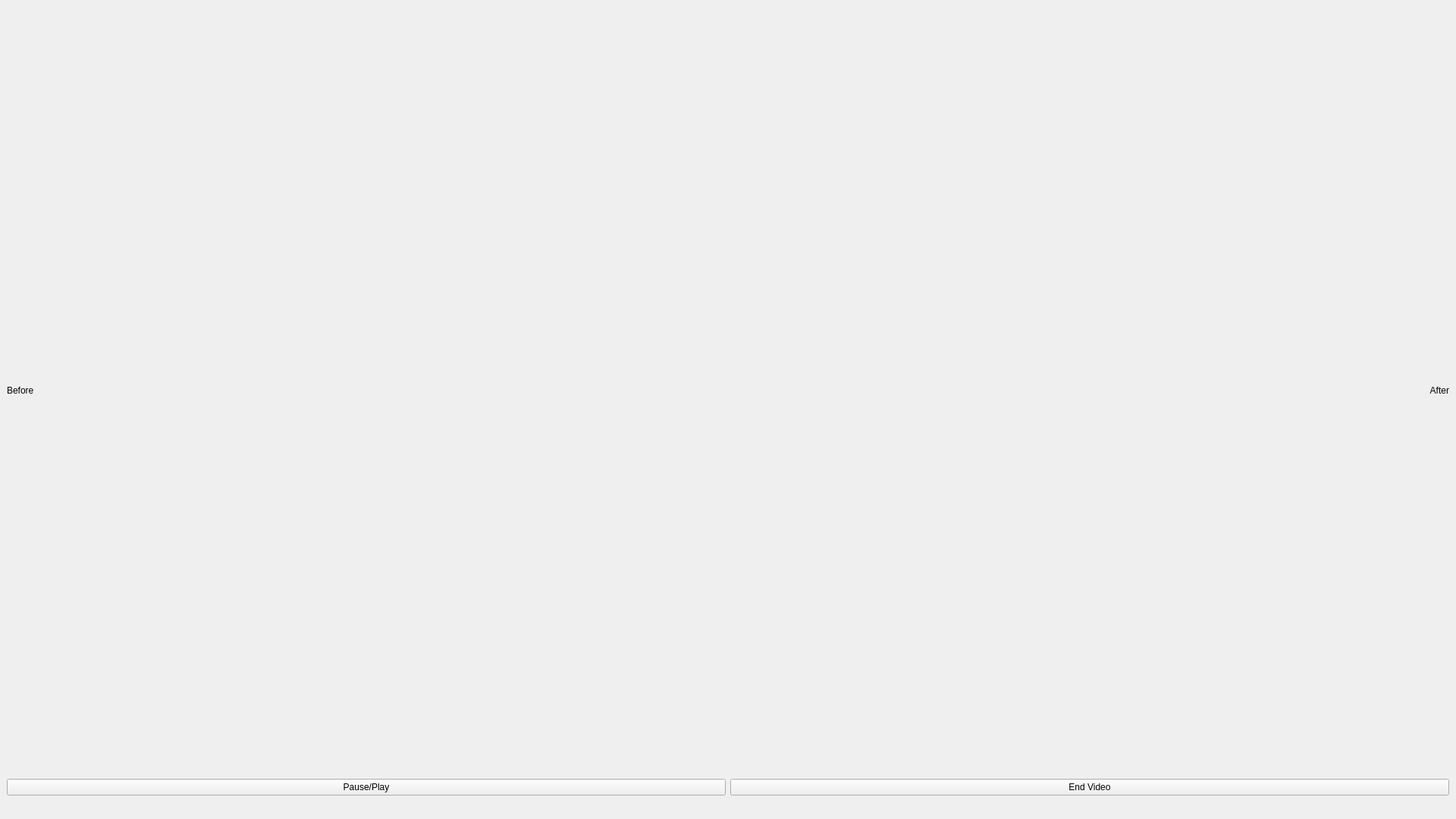
<?xml version="1.0" encoding="UTF-8"?>
<ui version="4.0">
 <class>MainWindow</class>
 <widget class="QMainWindow" name="MainWindow">
	<property name="windowFlags">
		<set>Qt::FramelessWindowHint</set>
	</property>
  <property name="geometry">
   <rect>
    <x>0</x>
    <y>0</y>
    <width>1920</width>
    <height>1080</height>
   </rect>
  </property>
  <property name="sizePolicy">
   <sizepolicy hsizetype="MinimumExpanding" vsizetype="MinimumExpanding">
    <horstretch>1</horstretch>
    <verstretch>1</verstretch>
   </sizepolicy>
  </property>
  <property name="minimumSize">
   <size>
    <width>640</width>
    <height>480</height>
   </size>
  </property>
  <property name="maximumSize">
   <size>
    <width>1920</width>
    <height>1080</height>
   </size>
  </property>
  <property name="windowTitle">
   <string>Video Tanmission for Retinaface on ARM</string>
  </property>
  <property name="dockOptions">
   <set>QMainWindow::AllowTabbedDocks|QMainWindow::AnimatedDocks|QMainWindow::ForceTabbedDocks</set>
  </property>
  <widget class="QWidget" name="centralwidget">
   <property name="sizePolicy">
    <sizepolicy hsizetype="MinimumExpanding" vsizetype="MinimumExpanding">
     <horstretch>1</horstretch>
     <verstretch>1</verstretch>
    </sizepolicy>
   </property>
   <property name="minimumSize">
    <size>
     <width>640</width>
     <height>480</height>
    </size>
   </property>
   <property name="maximumSize">
    <size>
     <width>1920</width>
     <height>1080</height>
    </size>
   </property>
   <layout class="QVBoxLayout" name="verticalLayout" stretch="90,1">
    <item>
     <layout class="QHBoxLayout" name="horizontalLayout_2">
      <item>
       <widget class="QLabel" name="label1">
        <property name="minimumSize">
         <size>
          <width>640</width>
          <height>480</height>
         </size>
        </property>
        <property name="maximumSize">
         <size>
          <width>960</width>
          <height>972</height>
         </size>
        </property>
        <property name="text">
         <string>Before</string>
        </property>
       </widget>
      </item>
      <item>
       <widget class="QLabel" name="label2">
        <property name="minimumSize">
         <size>
          <width>640</width>
          <height>480</height>
         </size>
        </property>
        <property name="maximumSize">
         <size>
          <width>960</width>
          <height>972</height>
         </size>
        </property>
        <property name="text">
         <string>After</string>
        </property>
        <property name="alignment">
         <set>Qt::AlignRight|Qt::AlignTrailing|Qt::AlignVCenter</set>
        </property>
       </widget>
      </item>
     </layout>
    </item>
    <item>
     <layout class="QHBoxLayout" name="horizontalLayout">
      <item>
       <widget class="QPushButton" name="startButton">
        <property name="text">
         <string>Pause/Play</string>
        </property>
       </widget>
      </item>
      <item>
       <widget class="QPushButton" name="stopButton">
        <property name="text">
         <string>End Video</string>
        </property>
       </widget>
      </item>
     </layout>
    </item>
   </layout>
  </widget>
 </widget>
 <resources/>
 <connections/>
</ui>
